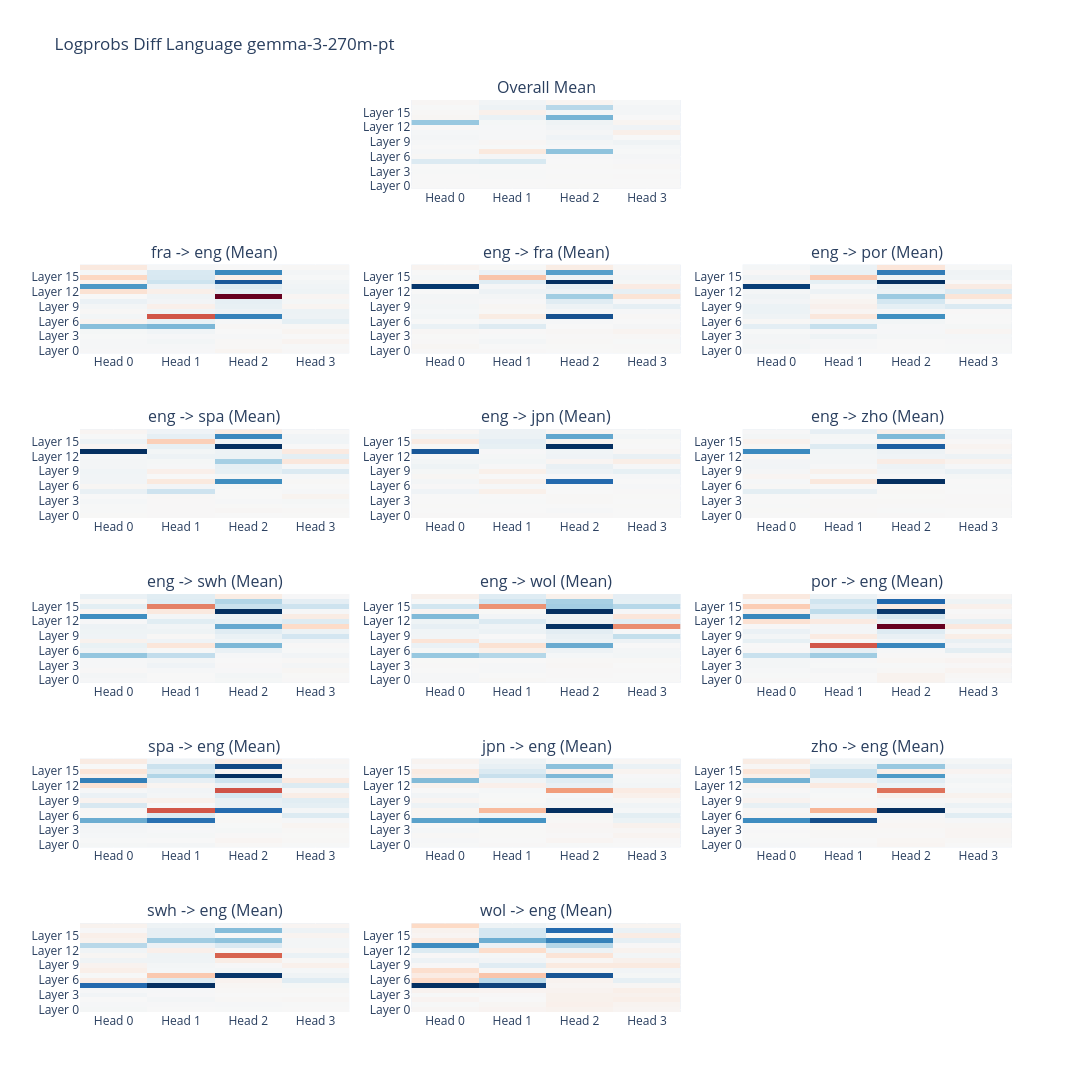

The cell this chart's notebook holds for it:
### Code cell
plot_logprobs_diff(
    logprobs_diff_lang,
    logprobs_diff_lang.keys(),
    title="Logprobs Diff Language gemma-3-270m-pt",
)
